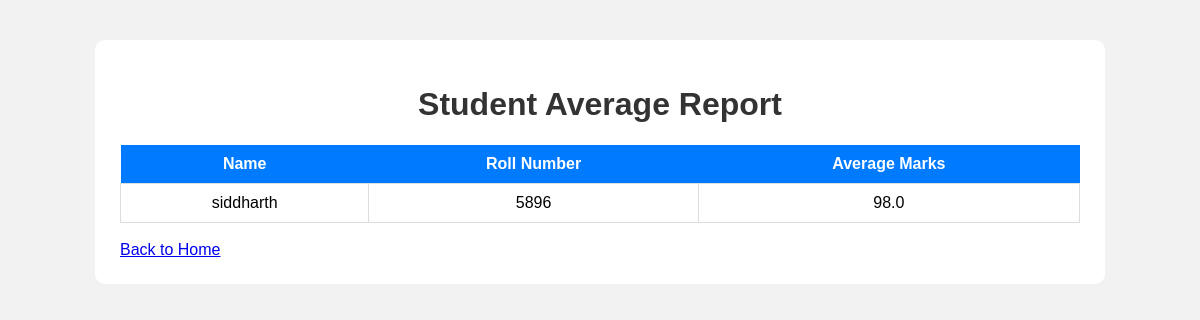
The page /average on the database as committed earlier.
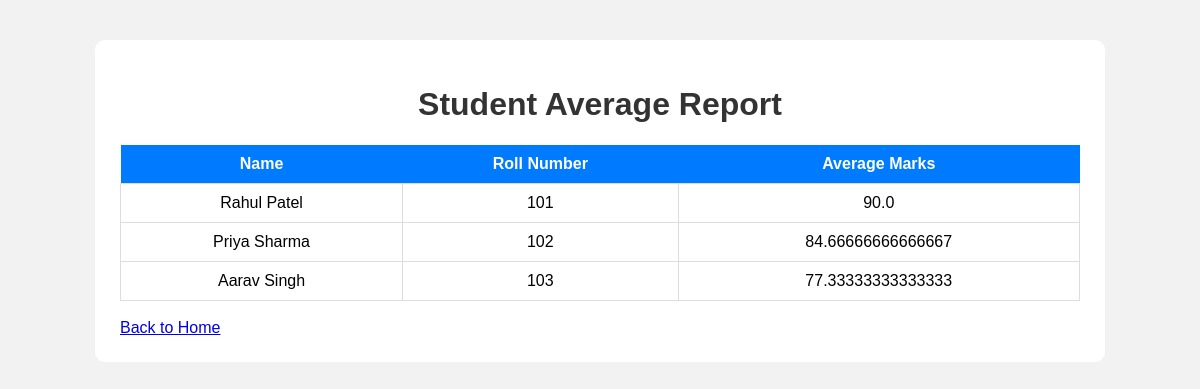
The same page on the database as committed later.
### tables this page shows
CREATE TABLE students (id INTEGER PRIMARY KEY AUTOINCREMENT, name TEXT, roll_number INTEGER UNIQUE);

### app.py (the view)
@app.route("/average")
def average():
    students = database.get_all_students_db()
    result = []
    for s in students:
        grades = database.get_grades_db(
            s[2]
        )
        total = 0
        for g in grades:
            total = total + g[1]
        if len(grades) > 0:
            avg = total / len(grades)
        else:
            avg = 0
        result.append(
            (
                s[1],
                s[2],
                avg
            )
        )
    return render_template(
        "average.html",
        result=result
    )

### database.py (called while the page is built)
def get_connection():
    conn = sqlite3.connect(DATABASE)
    return conn

def get_grades_db(roll_number):
    conn = get_connection()
    cursor = conn.cursor()
    cursor.execute(
        "SELECT subject,marks FROM grades WHERE roll_number=?",
        (roll_number,)
    )
    grades = cursor.fetchall()
    conn.close()
    return grades

def get_all_students_db():
    conn = get_connection()
    cursor = conn.cursor()
    cursor.execute(
        "SELECT * FROM students"
    )
    data = cursor.fetchall()
    conn.close()
    return data

### templates/average.html (shortened to what this page needs)
<!DOCTYPE html>
<html>
<head>
    <link rel="stylesheet" href="/static/style.css">
</head>
<body>
<div class="container">
<h1>
    Student Average Report
</h1>
<table>
<tr>
<th>
    Name
</th>
<th>
    Roll Number
</th>
<th>
    Average Marks
</th>
</tr>
{% for student in result %}
<tr>
<td>
    {{ student[0] }}
</td>
<td>
    {{ student[1] }}
</td>
<td>
    {{ student[2] }}
</td>
</tr>
{% endfor %}
</table>
<br>
<a href="/">
    Back to Home
</a>
</div>
</body>
</html>

### static/style.css (style rules this page uses)
body { font-family: Arial, sans-serif; background-color: #f2f2f2; margin: 0; padding: 0; }
.container { width: 80%; margin: auto; margin-top: 40px; background-color: white; padding: 25px; border-radius: 10px; }
h1 { text-align: center; color: #333; }
table { width: 100%; border-collapse: collapse; margin-top: 20px; }
th { background-color: #007bff; color: white; padding: 10px; }
td { border: 1px solid #ddd; padding: 10px; text-align: center; }

Rows that differ between the two databases and show on the page:
changed students: name "siddharth" → "Rahul Patel"; roll_number "5896" → "101"; student "98.0" → "90.0"
added students: name "Priya Sharma", roll_number "102", student "84.66666666666667"
added students: name "Aarav Singh", roll_number "103", student "77.33333333333333"
